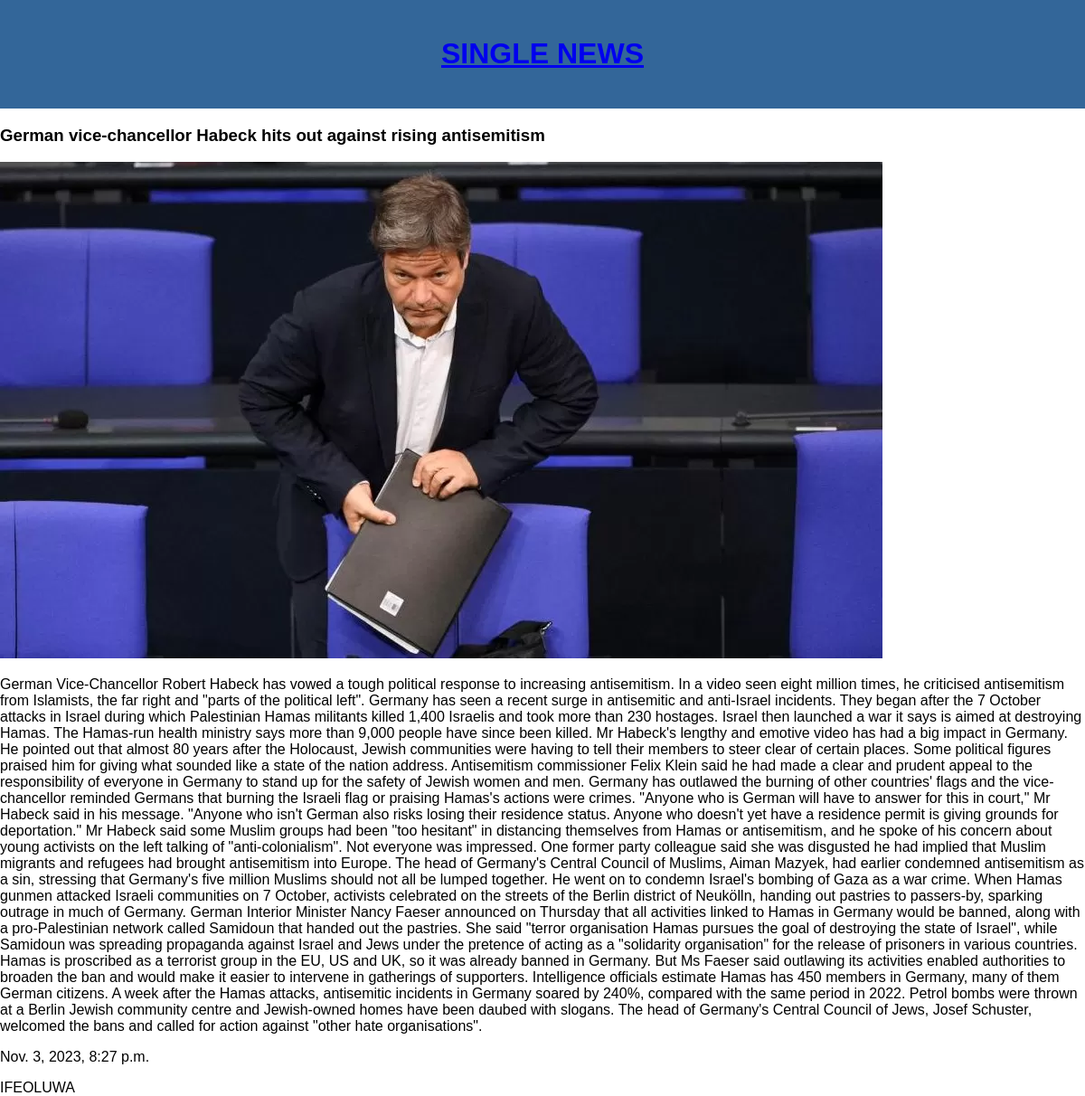
Screenshot of /3/ with the database file from the repository.
### News/models.py (models this page shows, shortened)
class News(models.Model):
    Headline = models.CharField(max_length=200)
    Content = models.TextField(max_length=10000)
    Reporter = models.CharField(max_length=200)
    images = models.ImageField(upload_to='News_image', blank=True, null=True)
    date_reported = models.DateTimeField(auto_now_add=None)
    class Meta:
        verbose_name_plural = "News"

### News/views.py (the view)
# urls.py: path('<int:news_id>/', single_news, name='single'),
def single_news(request, news_id):
    current_news = News.objects.get(id=news_id)
    context = {'news': current_news}
    return render(request, 'news/single_news.html', context)

### News/TEMPLATES/news/single_news.html (shortened to what this page needs)
{%load static %}
<!DOCTYPE html>
<html>
<head>
</head>
<body>
    <div class="header">
       <a href="/"><h1>SINGLE NEWS</h1></a>
    </div>
    <P><h3>{{news.Headline}}</h3></P>
   <p><img src="{{news.images.url}}" alt="Images"></p>
    <p>{{news.Content}}</p>
    <p>{{news.date_reported}}</p>
        {{news.Reporter}}
    <br>
</body>
</html>

### News/TEMPLATES/news/single_news.html (style rules this page uses)
body { background-color: cream; font-family: Arial, sans-serif; margin: 0; padding: 0; }
.header { background-color: #336699; color: white; padding: 20px; text-align: center; }

### rows the page displays
News: Headline "German vice-chancellor Habeck hits out against rising antisemitism", Content "German Vice-Chancellor Robert Habeck has vowed a tough political response to increasing antisemitism. In a video seen eight million times, he criticised antisemitism from Islamists, the far right and \"parts of the political left\". Germany has seen a recent surge in antisemitic and anti-Israel incidents. They began after the 7 October attacks in Israel during which Palestinian Hamas militants killed 1,400 Israelis and took more than 230 hostages. Israel then launched a war it says is aimed at destroying Hamas. The Hamas-run health ministry says more than 9,000 people have since been killed. Mr Habeck's lengthy and emotive video has had a big impact in Germany. He pointed out that almost 80…", date_reported "Nov. 3, 2023, 8:27 p.m.", Reporter "IFEOLUWA"
